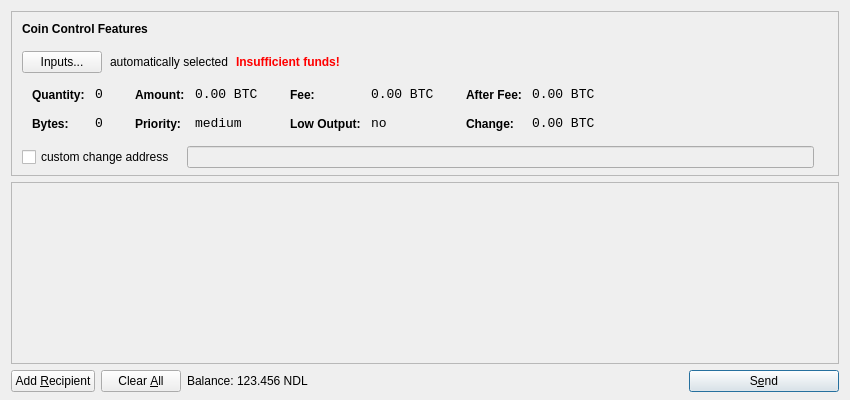
<?xml version="1.0" encoding="UTF-8"?>
<ui version="4.0">
 <class>SendCoinsDialog</class>
 <widget class="QDialog" name="SendCoinsDialog">
  <property name="geometry">
   <rect>
    <x>0</x>
    <y>0</y>
    <width>850</width>
    <height>400</height>
   </rect>
  </property>
  <property name="windowTitle">
   <string>Send Coins</string>
  </property>
  <layout class="QVBoxLayout" name="verticalLayout" stretch="0,1,0">
   <property name="bottomMargin">
    <number>8</number>
   </property>
   <item>
    <widget class="QFrame" name="frameCoinControl">
     <property name="sizePolicy">
      <sizepolicy hsizetype="Expanding" vsizetype="Expanding">
       <horstretch>0</horstretch>
       <verstretch>0</verstretch>
      </sizepolicy>
     </property>
     <property name="maximumSize">
      <size>
       <width>16777215</width>
       <height>16777215</height>
      </size>
     </property>
     <property name="frameShape">
      <enum>QFrame::StyledPanel</enum>
     </property>
     <property name="frameShadow">
      <enum>QFrame::Sunken</enum>
     </property>
     <layout class="QVBoxLayout" name="verticalLayoutCoinControl2">
      <property name="spacing">
       <number>-1</number>
      </property>
      <property name="leftMargin">
       <number>0</number>
      </property>
      <property name="topMargin">
       <number>0</number>
      </property>
      <property name="rightMargin">
       <number>0</number>
      </property>
      <property name="bottomMargin">
       <number>6</number>
      </property>
      <item>
       <layout class="QVBoxLayout" name="verticalLayoutCoinControl" stretch="0,0,0,0,1">
        <property name="spacing">
         <number>0</number>
        </property>
        <property name="leftMargin">
         <number>10</number>
        </property>
        <property name="topMargin">
         <number>10</number>
        </property>
        <item>
         <layout class="QHBoxLayout" name="horizontalLayoutCoinControl1">
          <property name="bottomMargin">
           <number>15</number>
          </property>
          <item>
           <widget class="QLabel" name="labelCoinControlFeatures">
            <property name="sizePolicy">
             <sizepolicy hsizetype="Preferred" vsizetype="Maximum">
              <horstretch>0</horstretch>
              <verstretch>0</verstretch>
             </sizepolicy>
            </property>
            <property name="font">
             <font>
              <weight>75</weight>
              <bold>true</bold>
             </font>
            </property>
            <property name="styleSheet">
             <string notr="true">font-weight:bold;</string>
            </property>
            <property name="text">
             <string>Coin Control Features</string>
            </property>
           </widget>
          </item>
         </layout>
        </item>
        <item>
         <layout class="QHBoxLayout" name="horizontalLayoutCoinControl2" stretch="0,0,0,0">
          <property name="spacing">
           <number>8</number>
          </property>
          <property name="bottomMargin">
           <number>10</number>
          </property>
          <item>
           <widget class="QPushButton" name="pushButtonCoinControl">
            <property name="styleSheet">
             <string notr="true"/>
            </property>
            <property name="text">
             <string>Inputs...</string>
            </property>
           </widget>
          </item>
          <item>
           <widget class="QLabel" name="labelCoinControlAutomaticallySelected">
            <property name="text">
             <string>automatically selected</string>
            </property>
            <property name="margin">
             <number>5</number>
            </property>
           </widget>
          </item>
          <item>
           <widget class="QLabel" name="labelCoinControlInsuffFunds">
            <property name="font">
             <font>
              <weight>75</weight>
              <bold>true</bold>
             </font>
            </property>
            <property name="styleSheet">
             <string notr="true">color:red;font-weight:bold;</string>
            </property>
            <property name="text">
             <string>Insufficient funds!</string>
            </property>
            <property name="margin">
             <number>5</number>
            </property>
           </widget>
          </item>
          <item>
           <spacer name="horizontalSpacerCoinControl">
            <property name="orientation">
             <enum>Qt::Horizontal</enum>
            </property>
            <property name="sizeHint" stdset="0">
             <size>
              <width>40</width>
              <height>1</height>
             </size>
            </property>
           </spacer>
          </item>
         </layout>
        </item>
        <item>
         <widget class="QWidget" name="widgetCoinControl" native="true">
          <property name="sizePolicy">
           <sizepolicy hsizetype="Preferred" vsizetype="Preferred">
            <horstretch>0</horstretch>
            <verstretch>0</verstretch>
           </sizepolicy>
          </property>
          <property name="minimumSize">
           <size>
            <width>0</width>
            <height>0</height>
           </size>
          </property>
          <property name="styleSheet">
           <string notr="true"/>
          </property>
          <layout class="QHBoxLayout" name="horizontalLayoutCoinControl5">
           <property name="margin">
            <number>0</number>
           </property>
           <item>
            <layout class="QHBoxLayout" name="horizontalLayoutCoinControl3" stretch="0,0,0,1">
             <property name="spacing">
              <number>20</number>
             </property>
             <property name="topMargin">
              <number>0</number>
             </property>
             <property name="bottomMargin">
              <number>10</number>
             </property>
             <item>
              <layout class="QFormLayout" name="formLayoutCoinControl1">
               <property name="horizontalSpacing">
                <number>10</number>
               </property>
               <property name="verticalSpacing">
                <number>14</number>
               </property>
               <property name="leftMargin">
                <number>10</number>
               </property>
               <property name="topMargin">
                <number>4</number>
               </property>
               <property name="rightMargin">
                <number>6</number>
               </property>
               <item row="0" column="0">
                <widget class="QLabel" name="labelCoinControlQuantityText">
                 <property name="styleSheet">
                  <string notr="true">font-weight:bold;</string>
                 </property>
                 <property name="text">
                  <string>Quantity:</string>
                 </property>
                 <property name="margin">
                  <number>0</number>
                 </property>
                </widget>
               </item>
               <item row="0" column="1">
                <widget class="QLabel" name="labelCoinControlQuantity">
                 <property name="font">
                  <font>
                   <family>Monospace</family>
                   <pointsize>10</pointsize>
                  </font>
                 </property>
                 <property name="cursor">
                  <cursorShape>IBeamCursor</cursorShape>
                 </property>
                 <property name="contextMenuPolicy">
                  <enum>Qt::ActionsContextMenu</enum>
                 </property>
                 <property name="text">
                  <string notr="true">0</string>
                 </property>
                 <property name="margin">
                  <number>0</number>
                 </property>
                 <property name="textInteractionFlags">
                  <set>Qt::LinksAccessibleByMouse|Qt::TextSelectableByKeyboard|Qt::TextSelectableByMouse</set>
                 </property>
                </widget>
               </item>
               <item row="1" column="0">
                <widget class="QLabel" name="labelCoinControlBytesText">
                 <property name="styleSheet">
                  <string notr="true">font-weight:bold;</string>
                 </property>
                 <property name="text">
                  <string>Bytes:</string>
                 </property>
                </widget>
               </item>
               <item row="1" column="1">
                <widget class="QLabel" name="labelCoinControlBytes">
                 <property name="font">
                  <font>
                   <family>Monospace</family>
                   <pointsize>10</pointsize>
                  </font>
                 </property>
                 <property name="cursor">
                  <cursorShape>IBeamCursor</cursorShape>
                 </property>
                 <property name="contextMenuPolicy">
                  <enum>Qt::ActionsContextMenu</enum>
                 </property>
                 <property name="text">
                  <string notr="true">0</string>
                 </property>
                 <property name="textInteractionFlags">
                  <set>Qt::LinksAccessibleByMouse|Qt::TextSelectableByKeyboard|Qt::TextSelectableByMouse</set>
                 </property>
                </widget>
               </item>
              </layout>
             </item>
             <item>
              <layout class="QFormLayout" name="formLayoutCoinControl2">
               <property name="horizontalSpacing">
                <number>10</number>
               </property>
               <property name="verticalSpacing">
                <number>14</number>
               </property>
               <property name="leftMargin">
                <number>6</number>
               </property>
               <property name="topMargin">
                <number>4</number>
               </property>
               <property name="rightMargin">
                <number>6</number>
               </property>
               <item row="0" column="0">
                <widget class="QLabel" name="labelCoinControlAmountText">
                 <property name="styleSheet">
                  <string notr="true">font-weight:bold;</string>
                 </property>
                 <property name="text">
                  <string>Amount:</string>
                 </property>
                 <property name="margin">
                  <number>0</number>
                 </property>
                </widget>
               </item>
               <item row="0" column="1">
                <widget class="QLabel" name="labelCoinControlAmount">
                 <property name="font">
                  <font>
                   <family>Monospace</family>
                   <pointsize>10</pointsize>
                  </font>
                 </property>
                 <property name="cursor">
                  <cursorShape>IBeamCursor</cursorShape>
                 </property>
                 <property name="contextMenuPolicy">
                  <enum>Qt::ActionsContextMenu</enum>
                 </property>
                 <property name="text">
                  <string notr="true">0.00 BTC</string>
                 </property>
                 <property name="textInteractionFlags">
                  <set>Qt::LinksAccessibleByMouse|Qt::TextSelectableByKeyboard|Qt::TextSelectableByMouse</set>
                 </property>
                </widget>
               </item>
               <item row="1" column="0">
                <widget class="QLabel" name="labelCoinControlPriorityText">
                 <property name="styleSheet">
                  <string notr="true">font-weight:bold;</string>
                 </property>
                 <property name="text">
                  <string>Priority:</string>
                 </property>
                </widget>
               </item>
               <item row="1" column="1">
                <widget class="QLabel" name="labelCoinControlPriority">
                 <property name="font">
                  <font>
                   <family>Monospace</family>
                   <pointsize>10</pointsize>
                  </font>
                 </property>
                 <property name="cursor">
                  <cursorShape>IBeamCursor</cursorShape>
                 </property>
                 <property name="contextMenuPolicy">
                  <enum>Qt::ActionsContextMenu</enum>
                 </property>
                 <property name="text">
                  <string>medium</string>
                 </property>
                 <property name="textInteractionFlags">
                  <set>Qt::LinksAccessibleByMouse|Qt::TextSelectableByKeyboard|Qt::TextSelectableByMouse</set>
                 </property>
                </widget>
               </item>
              </layout>
             </item>
             <item>
              <layout class="QFormLayout" name="formLayoutCoinControl3">
               <property name="horizontalSpacing">
                <number>10</number>
               </property>
               <property name="verticalSpacing">
                <number>14</number>
               </property>
               <property name="leftMargin">
                <number>6</number>
               </property>
               <property name="topMargin">
                <number>4</number>
               </property>
               <property name="rightMargin">
                <number>6</number>
               </property>
               <item row="0" column="0">
                <widget class="QLabel" name="labelCoinControlFeeText">
                 <property name="styleSheet">
                  <string notr="true">font-weight:bold;</string>
                 </property>
                 <property name="text">
                  <string>Fee:</string>
                 </property>
                 <property name="margin">
                  <number>0</number>
                 </property>
                </widget>
               </item>
               <item row="0" column="1">
                <widget class="QLabel" name="labelCoinControlFee">
                 <property name="font">
                  <font>
                   <family>Monospace</family>
                   <pointsize>10</pointsize>
                  </font>
                 </property>
                 <property name="cursor">
                  <cursorShape>IBeamCursor</cursorShape>
                 </property>
                 <property name="contextMenuPolicy">
                  <enum>Qt::ActionsContextMenu</enum>
                 </property>
                 <property name="text">
                  <string notr="true">0.00 BTC</string>
                 </property>
                 <property name="textInteractionFlags">
                  <set>Qt::LinksAccessibleByMouse|Qt::TextSelectableByKeyboard|Qt::TextSelectableByMouse</set>
                 </property>
                </widget>
               </item>
               <item row="1" column="0">
                <widget class="QLabel" name="labelCoinControlLowOutputText">
                 <property name="styleSheet">
                  <string notr="true">font-weight:bold;</string>
                 </property>
                 <property name="text">
                  <string>Low Output:</string>
                 </property>
                </widget>
               </item>
               <item row="1" column="1">
                <widget class="QLabel" name="labelCoinControlLowOutput">
                 <property name="font">
                  <font>
                   <family>Monospace</family>
                   <pointsize>10</pointsize>
                  </font>
                 </property>
                 <property name="cursor">
                  <cursorShape>IBeamCursor</cursorShape>
                 </property>
                 <property name="contextMenuPolicy">
                  <enum>Qt::ActionsContextMenu</enum>
                 </property>
                 <property name="text">
                  <string>no</string>
                 </property>
                 <property name="textInteractionFlags">
                  <set>Qt::LinksAccessibleByMouse|Qt::TextSelectableByKeyboard|Qt::TextSelectableByMouse</set>
                 </property>
                </widget>
               </item>
              </layout>
             </item>
             <item>
              <layout class="QFormLayout" name="formLayoutCoinControl4">
               <property name="horizontalSpacing">
                <number>10</number>
               </property>
               <property name="verticalSpacing">
                <number>14</number>
               </property>
               <property name="leftMargin">
                <number>6</number>
               </property>
               <property name="topMargin">
                <number>4</number>
               </property>
               <property name="rightMargin">
                <number>6</number>
               </property>
               <item row="0" column="0">
                <widget class="QLabel" name="labelCoinControlAfterFeeText">
                 <property name="styleSheet">
                  <string notr="true">font-weight:bold;</string>
                 </property>
                 <property name="text">
                  <string>After Fee:</string>
                 </property>
                 <property name="margin">
                  <number>0</number>
                 </property>
                </widget>
               </item>
               <item row="0" column="1">
                <widget class="QLabel" name="labelCoinControlAfterFee">
                 <property name="font">
                  <font>
                   <family>Monospace</family>
                   <pointsize>10</pointsize>
                  </font>
                 </property>
                 <property name="cursor">
                  <cursorShape>IBeamCursor</cursorShape>
                 </property>
                 <property name="contextMenuPolicy">
                  <enum>Qt::ActionsContextMenu</enum>
                 </property>
                 <property name="text">
                  <string notr="true">0.00 BTC</string>
                 </property>
                 <property name="textInteractionFlags">
                  <set>Qt::LinksAccessibleByMouse|Qt::TextSelectableByKeyboard|Qt::TextSelectableByMouse</set>
                 </property>
                </widget>
               </item>
               <item row="1" column="0">
                <widget class="QLabel" name="labelCoinControlChangeText">
                 <property name="styleSheet">
                  <string notr="true">font-weight:bold;</string>
                 </property>
                 <property name="text">
                  <string>Change:</string>
                 </property>
                </widget>
               </item>
               <item row="1" column="1">
                <widget class="QLabel" name="labelCoinControlChange">
                 <property name="font">
                  <font>
                   <family>Monospace</family>
                   <pointsize>10</pointsize>
                  </font>
                 </property>
                 <property name="cursor">
                  <cursorShape>IBeamCursor</cursorShape>
                 </property>
                 <property name="contextMenuPolicy">
                  <enum>Qt::ActionsContextMenu</enum>
                 </property>
                 <property name="text">
                  <string notr="true">0.00 BTC</string>
                 </property>
                 <property name="textInteractionFlags">
                  <set>Qt::LinksAccessibleByMouse|Qt::TextSelectableByKeyboard|Qt::TextSelectableByMouse</set>
                 </property>
                </widget>
               </item>
              </layout>
             </item>
            </layout>
           </item>
          </layout>
         </widget>
        </item>
        <item>
         <layout class="QHBoxLayout" name="horizontalLayoutCoinControl4" stretch="0,0,0">
          <property name="spacing">
           <number>12</number>
          </property>
          <property name="sizeConstraint">
           <enum>QLayout::SetDefaultConstraint</enum>
          </property>
          <property name="topMargin">
           <number>5</number>
          </property>
          <property name="rightMargin">
           <number>5</number>
          </property>
          <item>
           <widget class="QCheckBox" name="checkBoxCoinControlChange">
            <property name="text">
             <string>custom change address</string>
            </property>
           </widget>
          </item>
          <item>
           <widget class="QLineEdit" name="lineEditCoinControlChange">
            <property name="enabled">
             <bool>false</bool>
            </property>
            <property name="sizePolicy">
             <sizepolicy hsizetype="Expanding" vsizetype="Fixed">
              <horstretch>0</horstretch>
              <verstretch>0</verstretch>
             </sizepolicy>
            </property>
           </widget>
          </item>
          <item>
           <widget class="QLabel" name="labelCoinControlChangeLabel">
            <property name="sizePolicy">
             <sizepolicy hsizetype="Preferred" vsizetype="Expanding">
              <horstretch>0</horstretch>
              <verstretch>0</verstretch>
             </sizepolicy>
            </property>
            <property name="minimumSize">
             <size>
              <width>0</width>
              <height>0</height>
             </size>
            </property>
            <property name="text">
             <string/>
            </property>
            <property name="margin">
             <number>3</number>
            </property>
           </widget>
          </item>
         </layout>
        </item>
        <item>
         <spacer name="verticalSpacerCoinControl">
          <property name="orientation">
           <enum>Qt::Vertical</enum>
          </property>
          <property name="sizeHint" stdset="0">
           <size>
            <width>800</width>
            <height>1</height>
           </size>
          </property>
         </spacer>
        </item>
       </layout>
      </item>
     </layout>
    </widget>
   </item>
   <item>
    <widget class="QScrollArea" name="scrollArea">
     <property name="widgetResizable">
      <bool>true</bool>
     </property>
     <widget class="QWidget" name="scrollAreaWidgetContents">
      <property name="geometry">
       <rect>
        <x>0</x>
        <y>0</y>
        <width>830</width>
        <height>165</height>
       </rect>
      </property>
      <layout class="QVBoxLayout" name="verticalLayout_2">
       <property name="margin">
        <number>0</number>
       </property>
       <item>
        <layout class="QVBoxLayout" name="entries">
         <property name="spacing">
          <number>6</number>
         </property>
        </layout>
       </item>
       <item>
        <spacer name="verticalSpacer">
         <property name="orientation">
          <enum>Qt::Vertical</enum>
         </property>
         <property name="sizeHint" stdset="0">
          <size>
           <width>20</width>
           <height>40</height>
          </size>
         </property>
        </spacer>
       </item>
      </layout>
     </widget>
    </widget>
   </item>
   <item>
    <layout class="QHBoxLayout" name="horizontalLayout">
     <item>
      <widget class="QPushButton" name="addButton">
       <property name="toolTip">
        <string>Send to multiple recipients at once</string>
       </property>
       <property name="text">
        <string>Add &amp;Recipient</string>
       </property>
       <property name="icon">
        <iconset resource="../bitcoin.qrc">
         <normaloff>:/icons/add</normaloff>:/icons/add</iconset>
       </property>
       <property name="autoDefault">
        <bool>false</bool>
       </property>
      </widget>
     </item>
     <item>
      <widget class="QPushButton" name="clearButton">
       <property name="sizePolicy">
        <sizepolicy hsizetype="Minimum" vsizetype="Fixed">
         <horstretch>0</horstretch>
         <verstretch>0</verstretch>
        </sizepolicy>
       </property>
       <property name="toolTip">
        <string>Remove all transaction fields</string>
       </property>
       <property name="text">
        <string>Clear &amp;All</string>
       </property>
       <property name="icon">
        <iconset resource="../bitcoin.qrc">
         <normaloff>:/icons/remove</normaloff>:/icons/remove</iconset>
       </property>
       <property name="autoRepeatDelay">
        <number>300</number>
       </property>
       <property name="autoDefault">
        <bool>false</bool>
       </property>
      </widget>
     </item>
     <item>
      <layout class="QHBoxLayout" name="horizontalLayout_2">
       <property name="spacing">
        <number>3</number>
       </property>
       <item>
        <widget class="QLabel" name="label">
         <property name="text">
          <string>Balance:</string>
         </property>
        </widget>
       </item>
       <item>
        <widget class="QLabel" name="labelBalance">
         <property name="cursor">
          <cursorShape>IBeamCursor</cursorShape>
         </property>
         <property name="text">
          <string>123.456 NDL</string>
         </property>
         <property name="textInteractionFlags">
          <set>Qt::LinksAccessibleByMouse|Qt::TextSelectableByKeyboard|Qt::TextSelectableByMouse</set>
         </property>
        </widget>
       </item>
      </layout>
     </item>
     <item>
      <spacer name="horizontalSpacer">
       <property name="orientation">
        <enum>Qt::Horizontal</enum>
       </property>
       <property name="sizeHint" stdset="0">
        <size>
         <width>40</width>
         <height>20</height>
        </size>
       </property>
      </spacer>
     </item>
     <item>
      <widget class="QPushButton" name="sendButton">
       <property name="minimumSize">
        <size>
         <width>150</width>
         <height>0</height>
        </size>
       </property>
       <property name="toolTip">
        <string>Confirm the send action</string>
       </property>
       <property name="text">
        <string>S&amp;end</string>
       </property>
       <property name="icon">
        <iconset resource="../bitcoin.qrc">
         <normaloff>:/icons/send</normaloff>:/icons/send</iconset>
       </property>
       <property name="default">
        <bool>true</bool>
       </property>
      </widget>
     </item>
    </layout>
   </item>
  </layout>
 </widget>
 <resources>
  <include location="../bitcoin.qrc"/>
 </resources>
 <connections/>
</ui>
